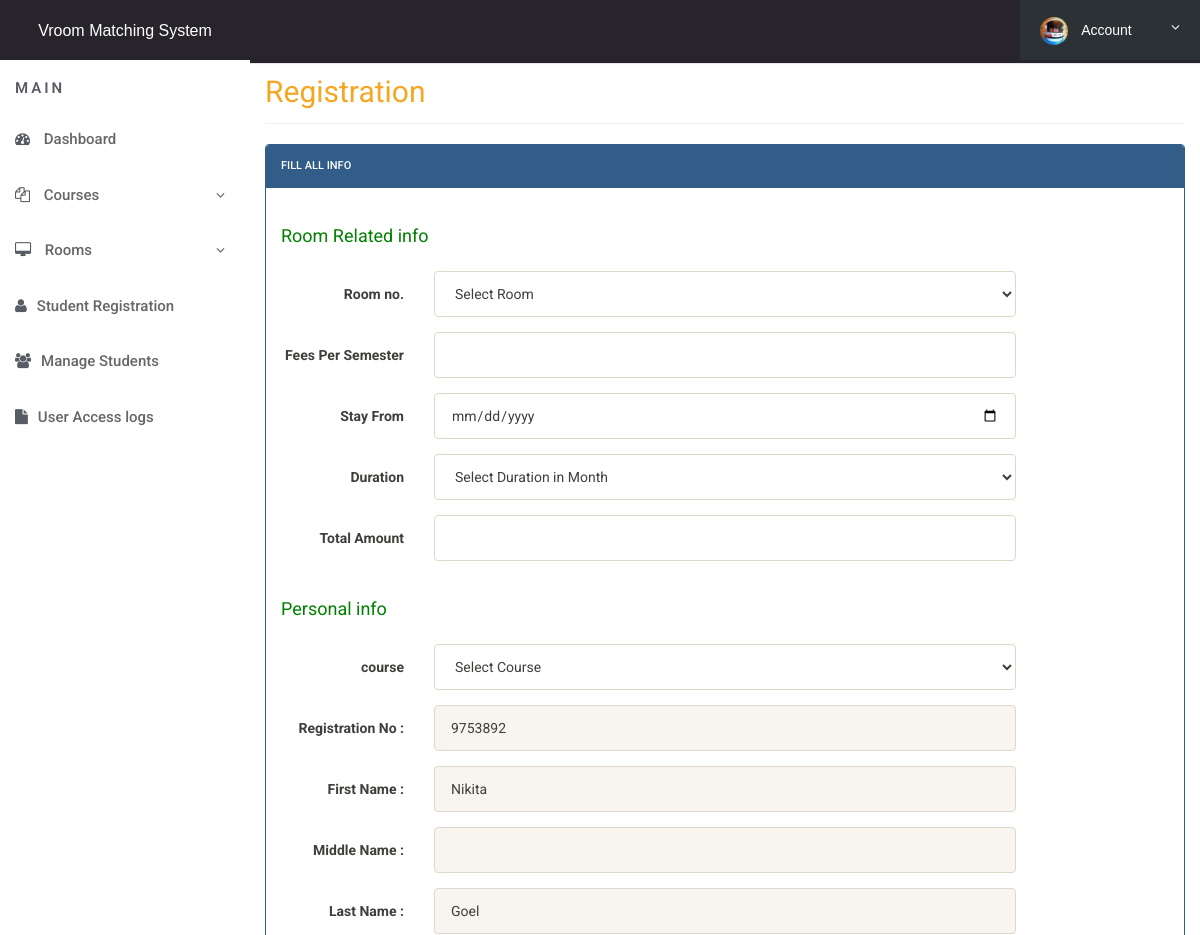
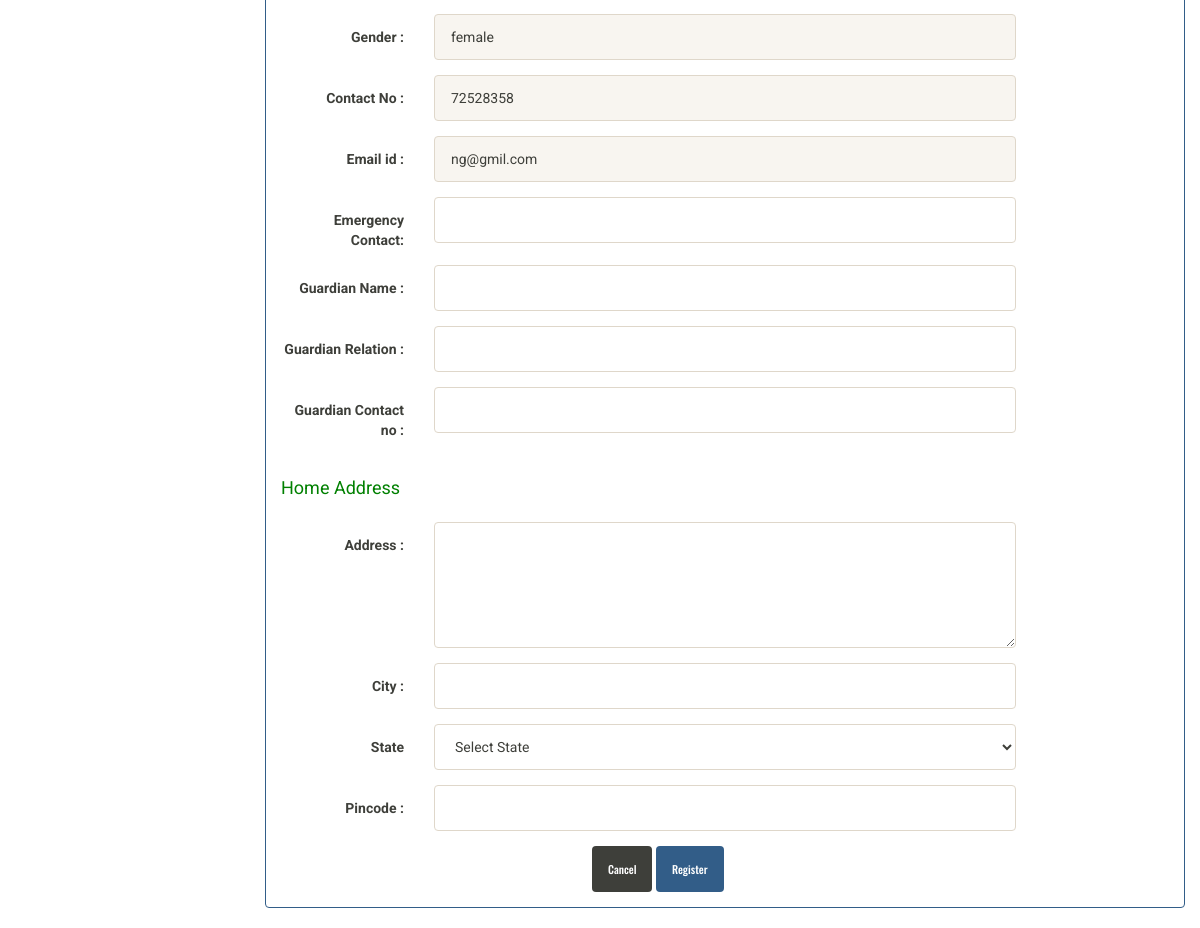
The app's page /book-hostel.php (signed in) with its own data (2 pictures, top to bottom).
### tables this page shows
CREATE TABLE `userregistration` (
  `id` int(11) NOT NULL,
  `regNo` varchar(255) DEFAULT NULL,
  `firstName` varchar(255) DEFAULT NULL,
  `middleName` varchar(255) DEFAULT NULL,
  `lastName` varchar(255) DEFAULT NULL,
  `gender` varchar(255) DEFAULT NULL,
  `contactNo` bigint(20) DEFAULT NULL,
  `email` varchar(255) DEFAULT NULL,
  `password` varchar(255) DEFAULT NULL,
  `food` varchar(10000) DEFAULT NULL,
  `work` varchar(10000) DEFAULT NULL,
  `course` varchar(10000) NOT NULL,
  `sports` varchar(10000) NOT NULL,
  `regDate` timestamp NULL DEFAULT current_timestamp(),
  `updationDate` varchar(45) DEFAULT NULL,
  `passUdateDate` varchar(45) DEFAULT NULL
);

### book-hostel.php (the view, shortened to what this page needs)
<?php
include('includes/config.php');
?>
<!doctype html>
<html lang="en" class="no-js">
<head>
	<link rel="stylesheet" href="css/font-awesome.min.css">
	<link rel="stylesheet" href="css/bootstrap.min.css">
	<link rel="stylesheet" href="css/dataTables.bootstrap.min.css">>
	<link rel="stylesheet" href="css/bootstrap-social.css">
	<link rel="stylesheet" href="css/bootstrap-select.css">
	<link rel="stylesheet" href="css/fileinput.min.css">
	<link rel="stylesheet" href="css/awesome-bootstrap-checkbox.css">
	<link rel="stylesheet" href="css/style.css">
</head>
<body>
	<?php include('includes/header.php');?>
	<div class="ts-main-content">
		<?php include('includes/sidebar.php');?>
		<div class="content-wrapper">
			<div class="container-fluid">
				<div class="row">
					<div class="col-md-12">
						<h2 class="page-title">Registration </h2>
						<div class="row">
							<div class="col-md-12">
								<div class="panel panel-primary">
									<div class="panel-heading">Fill all Info</div>
									<div class="panel-body">
										<form method="post" action="" class="form-horizontal">
<div class="form-group">
<label class="col-sm-4 control-label"><h4 style="color: green" align="left">Room Related info </h4> </label>
</div>
<div class="form-group">
<label class="col-sm-2 control-label">Room no. </label>
<div class="col-sm-8">
<select name="room" id="room"class="form-control"  onChange="getSeater(this.value);" onBlur="checkAvailability()" required>
<option value="">Select Room</option>
</select>
</div>
</div>
<div class="form-group">
<label class="col-sm-2 control-label">Fees Per Semester</label>
<div class="col-sm-8">
<input type="text" name="fpm" id="fpm"  class="form-control" >
</div>
</div>
<div class="form-group">
<label class="col-sm-2 control-label">Stay From</label>
<div class="col-sm-8">
<input type="date" name="stayf" id="stayf"  class="form-control" >
</div>
</div>
<div class="form-group">
<label class="col-sm-2 control-label">Duration</label>
<div class="col-sm-8">
<select name="duration" id="duration" class="form-control">
<option value="">Select Duration in Month</option>
</select>
</div>
</div>
<div class="form-group">
<label class="col-sm-2 control-label">Total Amount</label>
<div class="col-sm-8">
<input type="text" name="ta" id="ta"  class="result form-control" >
</div>
</div>
<div class="form-group">
<label class="col-sm-2 control-label"><h4 style="color: green" align="left">Personal info </h4> </label>
</div>
<div class="form-group">
<label class="col-sm-2 control-label">course </label>
<div class="col-sm-8">
<select name="course" id="course" class="form-control" required>
<option value="">Select Course</option>
</select> </div>
</div>
<?php
$aid=$_SESSION['id'];
	$ret="select * from userregistration where id=?";
		$stmt= $mysqli->prepare($ret) ;
	 $stmt->bind_param('i',$aid);
	 $stmt->execute() ;
	 $res=$stmt->get_result();
	   while($row=$res->fetch_object())
	  {
	  	?>
<div class="form-group">
<label class="col-sm-2 control-label">Registration No : </label>
<div class="col-sm-8">
<input type="text" name="regno" id="regno"  class="form-control" value="<?php echo $row->regNo;?>" readonly >
</div>
</div>
<div class="form-group">
<label class="col-sm-2 control-label">First Name : </label>
<div class="col-sm-8">
<input type="text" name="fname" id="fname"  class="form-control" value="<?php echo $row->firstName;?>" readonly>
</div>
</div>
<div class="form-group">
<label class="col-sm-2 control-label">Middle Name : </label>
<div class="col-sm-8">
<input type="text" name="mname" id="mname"  class="form-control" value="<?php echo $row->middleName;?>"  readonly>
</div>
</div>
<div class="form-group">
<label class="col-sm-2 control-label">Last Name : </label>
<div class="col-sm-8">
<input type="text" name="lname" id="lname"  class="form-control" value="<?php echo $row->lastName;?>" readonly>
</div>
</div>
<div class="form-group">
<label class="col-sm-2 control-label">Gender : </label>
<div class="col-sm-8">
<input type="text" name="gender" value="<?php echo $row->gender;?>" class="form-control" readonly>
</div>
</div>
<div class="form-group">
<label class="col-sm-2 control-label">Contact No : </label>
<div class="col-sm-8">
<input type="text" name="contact" id="contact" value="<?php echo $row->contactNo;?>"  class="form-control" readonly>
</div>
</div>
<div class="form-group">
<label class="col-sm-2 control-label">Email id : </label>
<div class="col-sm-8">
<input type="email" name="email" id="email"  class="form-control" value="<?php echo $row->email;?>"  readonly>
</div>
</div>
<?php } ?>
<div class="form-group">
<label class="col-sm-2 control-label">Emergency Contact: </label>
<div class="col-sm-8">
<input type="text" name="econtact" id="econtact"  class="form-control" required="required">
</div>
</div>
<div class="form-group">
<label class="col-sm-2 control-label">Guardian  Name : </label>
<div class="col-sm-8">
<input type="text" name="gname" id="gname"  class="form-control" required="required">
</div>
</div>
<div class="form-group">
<label class="col-sm-2 control-label">Guardian  Relation : </label>
<div class="col-sm-8">
<input type="text" name="grelation" id="grelation"  class="form-control" required="required">
</div>
</div>
<div class="form-group">
<label class="col-sm-2 control-label">Guardian Contact no : </label>
<div class="col-sm-8">
<input type="text" name="gcontact" id="gcontact"  class="form-control" required="required">
</div>
</div>
<div class="form-group">
<label class="col-sm-3 control-label"><h4 style="color: green" align="left">Home Address </h4> </label>
</div>
<div class="form-group">
<label class="col-sm-2 control-label">Address : </label>
<div class="col-sm-8">
<textarea  rows="5" name="paddress"  id="paddress" class="form-control" required="required"></textarea>
</div>
</div>
<div class="form-group">
<label class="col-sm-2 control-label">City : </label>
<div class="col-sm-8">
<input type="text" name="pcity" id="pcity"  class="form-control" required="required">
</div>
</div>
<div class="form-group">
<label class="col-sm-2 control-label">State </label>
<div class="col-sm-8">
<select name="pstate" id="pstate"class="form-control" required>
<option value="">Select State</option>
</select> </div>
</div>
<div class="form-group">
<label class="col-sm-2 control-label">Pincode : </label>
<div class="col-sm-8">
<input type="text" name="ppincode" id="ppincode"  class="form-control" required="required">
</div>
</div>
<div class="col-sm-6 col-sm-offset-4">
<button class="btn btn-default" type="submit">Cancel</button>
<input type="submit" name="submit" Value="Register" class="btn btn-primary">
</div>
</form>
									</div>
									</div>
								</div>
							</div>
						</div>
							</div>
						</div>
					</div>
				</div>
</body>
</html>

### css/style.css (style rules this page uses)
html { font-size: 14px; }
@media only screen and (min-width: 480px) { html { font-size: 17px; } }
@media only screen and (min-width: 768px) { html { font-size: 14px; } }
body { font-size: 1em; }
.btn { font-family: 'Oswald', sans-serif; }
.panel { overflow: hidden; }
.btn { text-transform: none; }
.page-title { padding-bottom: 15px; margin-bottom: 20px; border-bottom: 1px solid #f0f0f0; color: #F5A623; }
.ts-main-content .content-wrapper { padding-top: 15px; margin-top: 20px; }
@media only screen and (min-width: 992px) { .ts-main-content .content-wrapper { margin-left: 250px; } }

### records on screen
userregistration: regno "9753892", fname "Nikita", lname "Goel", gender "female", contact "72528358", email "ng@gmil.com"
